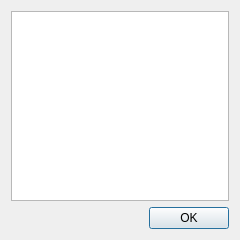
<?xml version="1.0" encoding="UTF-8"?>
<ui version="4.0">
 <class>RecipientsDlg</class>
 <widget class="QDialog" name="RecipientsDlg">
  <property name="windowModality">
   <enum>Qt::WindowModal</enum>
  </property>
  <property name="geometry">
   <rect>
    <x>0</x>
    <y>0</y>
    <width>240</width>
    <height>240</height>
   </rect>
  </property>
  <property name="sizePolicy">
   <sizepolicy hsizetype="MinimumExpanding" vsizetype="MinimumExpanding">
    <horstretch>0</horstretch>
    <verstretch>0</verstretch>
   </sizepolicy>
  </property>
  <property name="windowTitle">
   <string>Select Recipients</string>
  </property>
  <property name="modal">
   <bool>true</bool>
  </property>
  <layout class="QVBoxLayout" name="verticalLayout">
   <item>
    <widget class="QListView" name="contactList">
     <property name="sizePolicy">
      <sizepolicy hsizetype="Expanding" vsizetype="Expanding">
       <horstretch>0</horstretch>
       <verstretch>0</verstretch>
      </sizepolicy>
     </property>
     <property name="uniformItemSizes">
      <bool>true</bool>
     </property>
    </widget>
   </item>
   <item>
    <widget class="QDialogButtonBox" name="buttonBox">
     <property name="orientation">
      <enum>Qt::Horizontal</enum>
     </property>
     <property name="standardButtons">
      <set>QDialogButtonBox::Ok</set>
     </property>
    </widget>
   </item>
  </layout>
 </widget>
 <resources/>
 <connections>
  <connection>
   <sender>buttonBox</sender>
   <signal>accepted()</signal>
   <receiver>RecipientsDlg</receiver>
   <slot>accept()</slot>
   <hints>
    <hint type="sourcelabel">
     <x>248</x>
     <y>254</y>
    </hint>
    <hint type="destinationlabel">
     <x>157</x>
     <y>274</y>
    </hint>
   </hints>
  </connection>
  <connection>
   <sender>buttonBox</sender>
   <signal>rejected()</signal>
   <receiver>RecipientsDlg</receiver>
   <slot>reject()</slot>
   <hints>
    <hint type="sourcelabel">
     <x>316</x>
     <y>260</y>
    </hint>
    <hint type="destinationlabel">
     <x>286</x>
     <y>274</y>
    </hint>
   </hints>
  </connection>
 </connections>
</ui>
